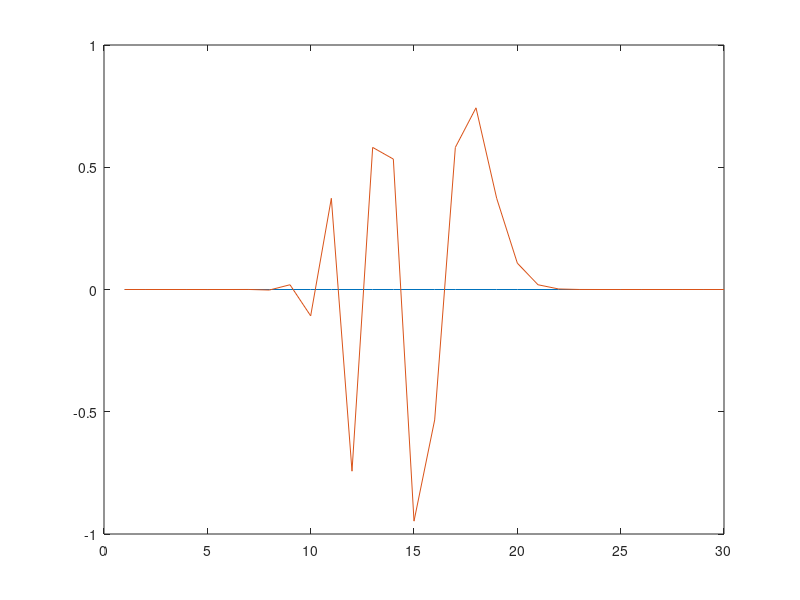

Source code (MATLAB):
% Matlab code for Example 2 in huang_numerical_pdes.pdf
% Written by HPH 
% Modified by TLS, Sept. 21, 2009, for MATH 333
%
% Now meant to solve transport equation
%    u_t + c u_x = 0,   x in \mathR, t > 0
%    u(0, x) = specified "spike" function
% ---------------- 
% Define and initialize the variables 
c = 1;
dt = 0.1
dx = 0.2
nsteps = 10;

alpha = c*dt / (2*dx);

for j = 1:3*nsteps
  xi(j) = j; 
  for i = 1:nsteps
    uij(i,j) = 0; 
  end 
end 
% 
% The initial condition
% 
uij(1, round(3*nsteps/2)) = 1; 
% 
% integration to later t
% 
for i = 1:nsteps - 1
  for j = 2:3*nsteps - 1;
    uij(i+1,j) = uij(i,j) + alpha*(uij(i,j-1) - uij(i,j+1)); 
  end 
end 

% the plots for all the time steps
idxstart = 0
while (idxstart < nsteps)
  plot(xi, zeros(size(xi)), xi, uij(idxstart + 1, :))
  axis([0 30 -1 1])
  idxstart += 1;
  pause
end 

